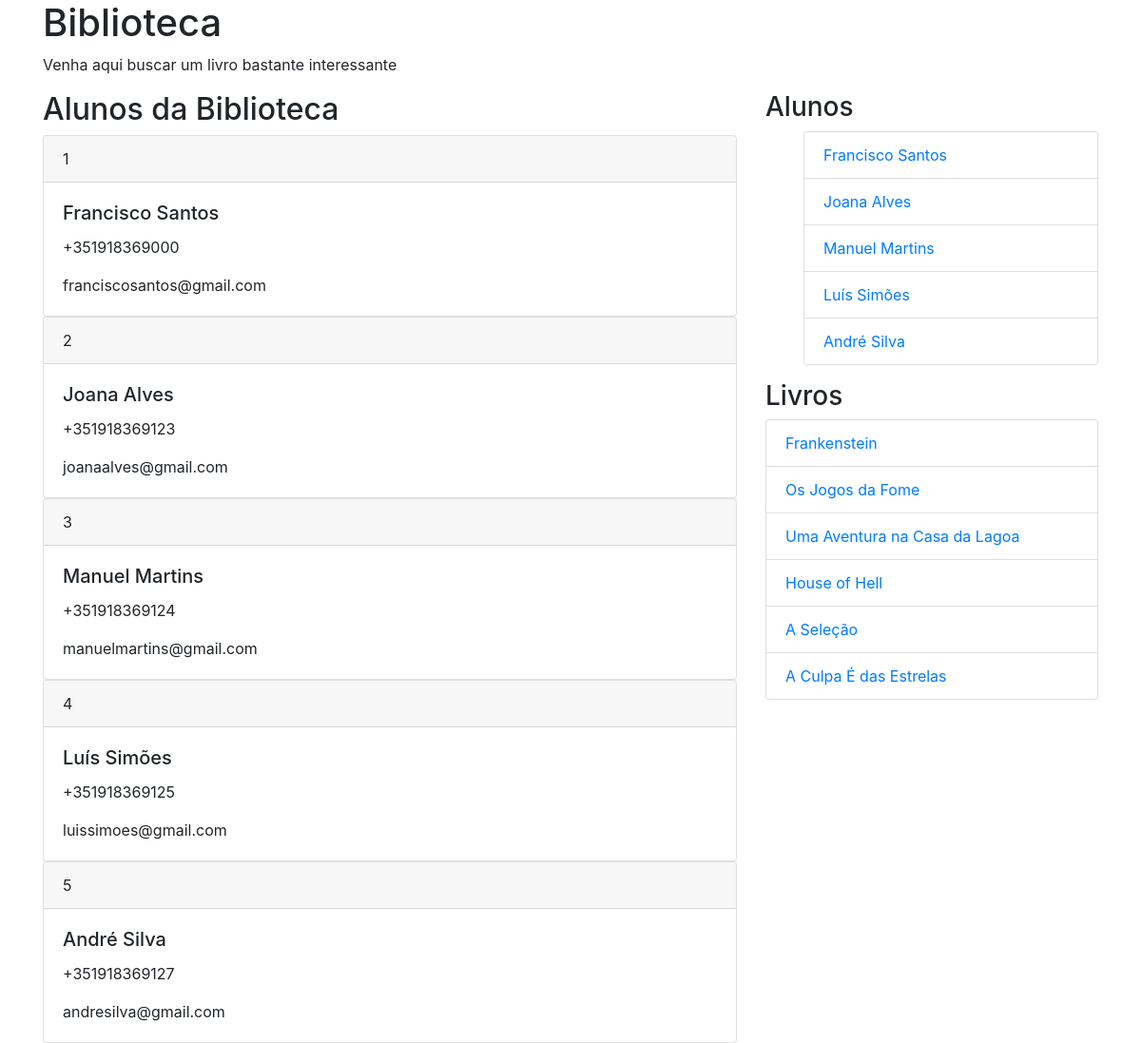
/alunos.php, run on the app's committed database.
### tables this page shows
CREATE TABLE `alunos` (
  `alunos_id` int(5) UNSIGNED NOT NULL,
  `alunos_nome` varchar(50) NOT NULL,
  `alunos_email` varchar(50) NOT NULL,
  `alunos_fone` varchar(20) NOT NULL
);

CREATE TABLE `livros` (
  `livros_id` int(6) UNSIGNED NOT NULL,
  `livros_titulo` varchar(50) NOT NULL,
  `livros_autor` varchar(50) NOT NULL,
  `assuntos_id` int(3) UNSIGNED DEFAULT NULL,
  `livros_datalanc` date NOT NULL,
  `livros_copias` int(3) NOT NULL
);

### alunos.php (the view, shortened to what this page needs)
<!DOCTYPE html>
<html lang="pt-pt">
  <head>
    <link rel="stylesheet" href="https://stackpath.bootstrapcdn.com/bootstrap/4.1.3/css/bootstrap.min.css">
  </head>
  <body>
    <div class ="container">
      <div class="row">
        <div class="col-sm">
          <h1>Biblioteca</h1>
            <p>Venha aqui buscar um livro bastante interessante</p>
        </div>
        </div>
        <div class="row">
        <div class="col-sm-8">
          <h2>Alunos da Biblioteca</h2>
          <?php
            include "sql_connect.php";
            $sql_p = "SELECT alunos.alunos_id, alunos.alunos_nome, alunos.alunos_fone, alunos.alunos_email FROM alunos";
            $resultado_p = $ligacao->query($sql_p);
            if ($resultado_p->num_rows > 0)
            {
                while ($row = $resultado_p->fetch_assoc()){
                echo "<div class=\"card\">
                <div class=\"card-header\">
  ". $row ["alunos_id"] ."
  </div>
  <div class=\"card-body\">
    <h5 class=\"card-title\">". $row ["alunos_nome"] .  "</h5>
    <p class=\"card-text\">". $row ["alunos_fone"] . "</p>
    <p class=\"card-text\">" . $row ["alunos_email"] . "</p>
  </div>
</div>";
}
}else {
echo "Sem Produtos na Tec Store";
            }
            ?>
          </div>
        <div class="col-sm-4">
            <h3>Alunos</h3>
            <ul>
                <?php
                $sql_c="SELECT * FROM alunos";
                $resultado_c=$ligacao->query($sql_c);
                if($resultado_c->num_rows>0){
                    while($rowc=$resultado_c->fetch_assoc()){
                        echo "<li class=\"list-group-item\"> <a href=\"alunos.php?id=". $rowc["alunos_id"] . "\">" . $rowc["alunos_nome"] . "</a></li>";
                    }
                }
            ?>
            </ul>
            <h3> Livros</h3>
           <ul class="list-group">
           <?php
                $sql_c="SELECT * FROM livros";
                $resultado_c=$ligacao->query($sql_c);
                if($resultado_c->num_rows>0){
                    while($rowc=$resultado_c->fetch_assoc()){
                        echo "<li class=\"list-group-item\"> <a href=\"livros.php?id=". $rowc["livros_id"] . "\">" . $rowc["livros_titulo"] . "</a></li>";
                    }
                }
            ?>
            </ul>
          </div>
        </div>
      </div>
  </body>
</html>

### data on the page
alunos: alunos_id "1", alunos_nome "Francisco Santos", alunos_fone "+351918369000", alunos_email "franciscosantos@gmail.com"
alunos: alunos_id "2", alunos_nome "Joana Alves", alunos_fone "+351918369123", alunos_email "joanaalves@gmail.com"
alunos: alunos_id "3", alunos_nome "Manuel Martins", alunos_fone "+351918369124", alunos_email "manuelmartins@gmail.com"
alunos: alunos_id "4", alunos_nome "Luís Simões", alunos_fone "+351918369125", alunos_email "luissimoes@gmail.com"
alunos: alunos_id "5", alunos_nome "André Silva", alunos_fone "+351918369127", alunos_email "andresilva@gmail.com"
livros: livros_titulo "Frankenstein"
livros: livros_titulo "Os Jogos da Fome"
livros: livros_titulo "Uma Aventura na Casa da Lagoa"
livros: livros_titulo "House of Hell"
livros: livros_titulo "A Seleção"
livros: livros_titulo "A Culpa É das Estrelas"
